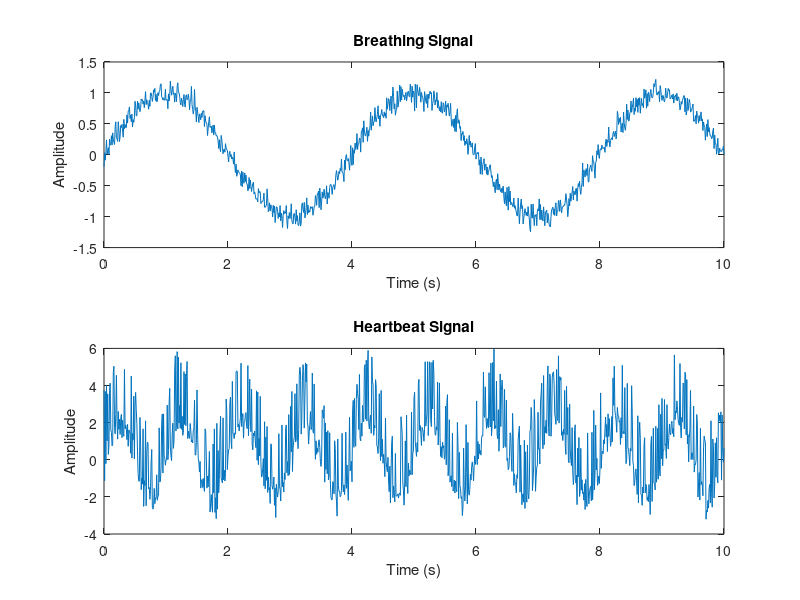

Reproduce this figure in MATLAB.
% MATLAB Simulation of Human Vital Signs: Breathing and Heartbeat Signals
clear;
close all;

% Parameters for breathing signal
breath_freq = 0.25; % breaths per second (typical range 12-20 breaths per minute)
breath_amp = 1;     % amplitude of the breathing signal
fs = 100;           % sampling frequency in Hz
t = 0:1/fs:10;      % time vector from 0 to 10 seconds

% Generate breathing signal using a sine wave with added noise
breathing_signal = breath_amp * sin(2*pi*breath_freq*t) + 0.1*randn(size(t));

% Parameters for heartbeat signal
heart_freq = 1;     % heartbeats per second (typical range 60-100 beats per minute)
heart_amp = 2;      % amplitude of the heartbeat signal

% Generate heartbeat signal using a sine wave with added noise and occasional spikes to mimic heartbeats
heartbeat_signal = heart_amp * sin(2*pi*heart_freq*t) + 0.5*randn(size(t));
spike_times = round(rand(1,round(length(t)/3)) * length(t)); % Random spike times
heartbeat_signal(spike_times) = heartbeat_signal(spike_times) + 3; % Add spikes

% Plot the signals
figure;
subplot(2,1,1);
plot(t,breathing_signal);
title('Breathing Signal');
xlabel('Time (s)');
ylabel('Amplitude');

subplot(2,1,2);
plot(t,heartbeat_signal);
title('Heartbeat Signal');
xlabel('Time (s)');
ylabel('Amplitude');
